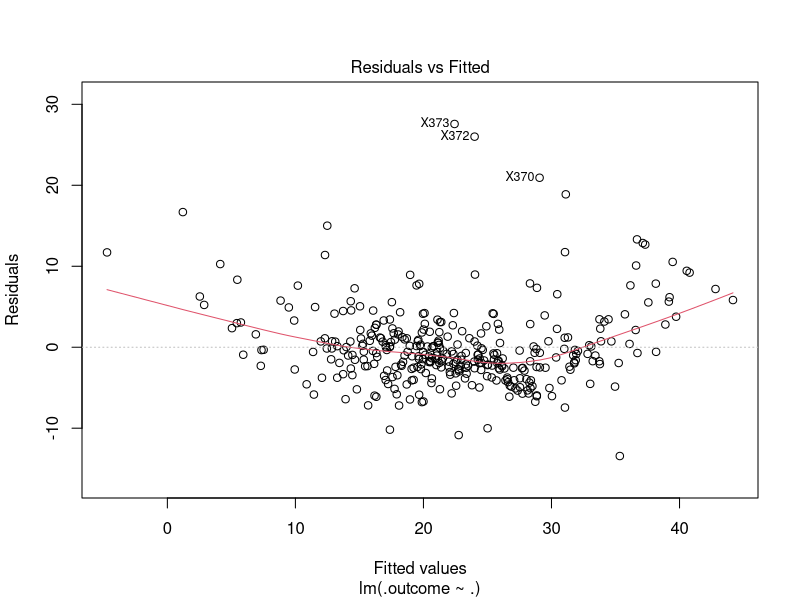
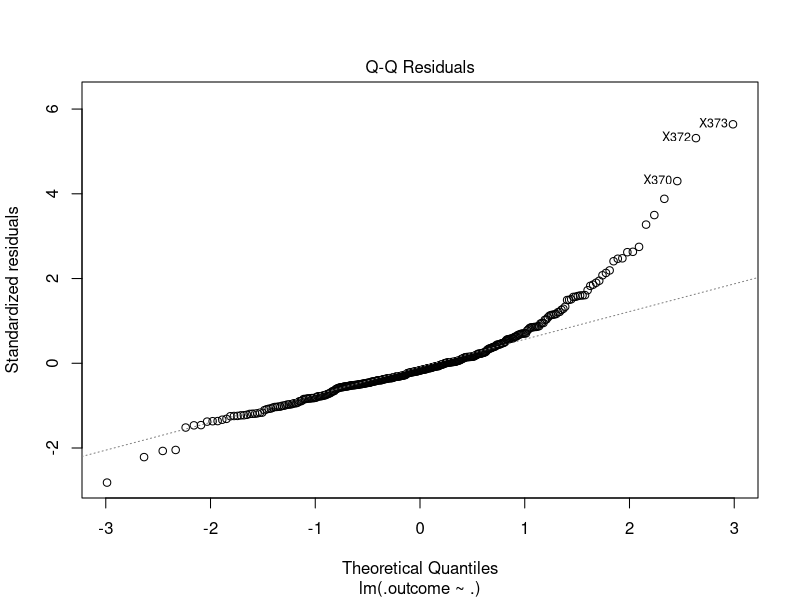
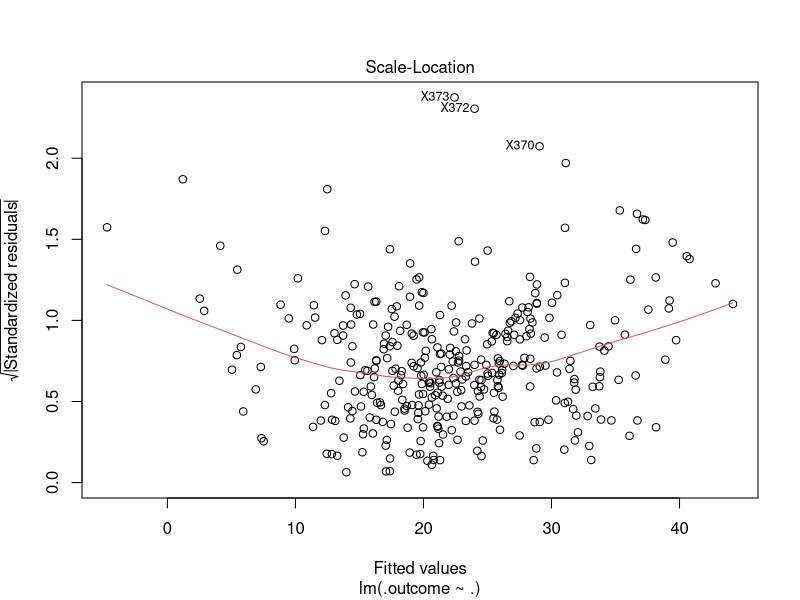
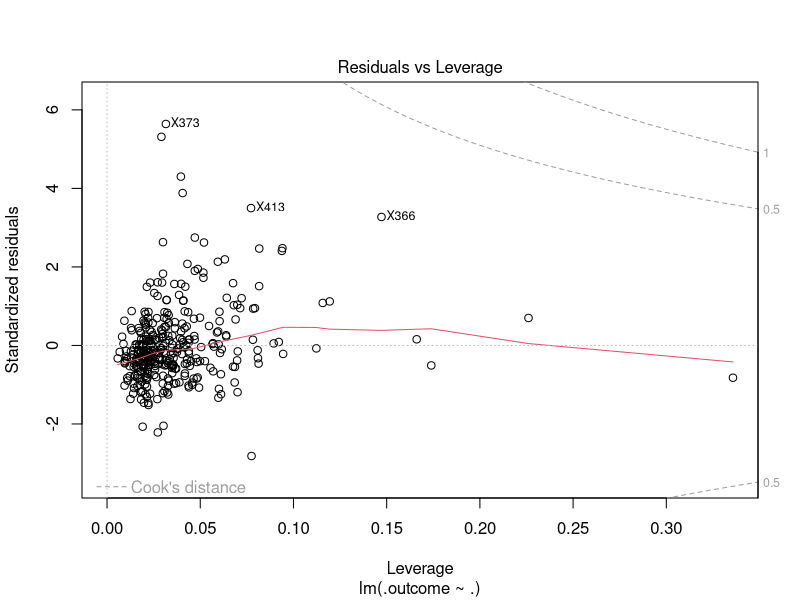
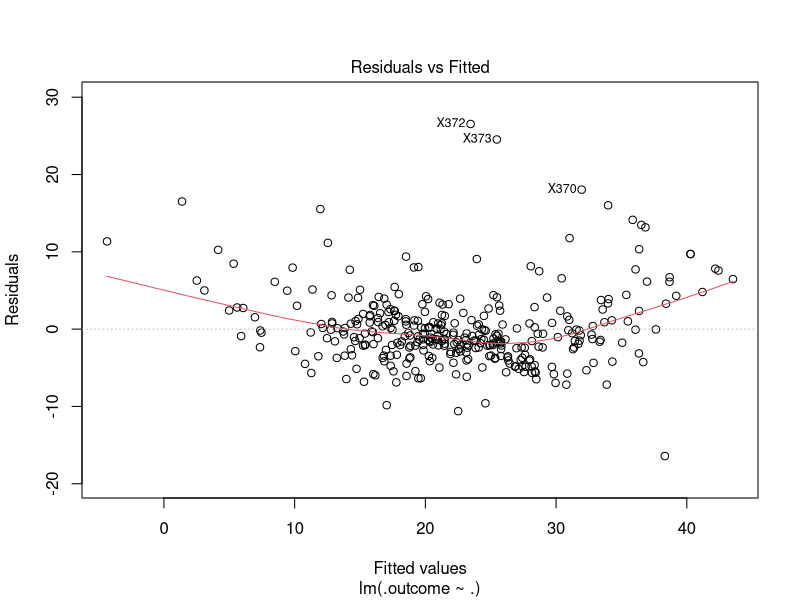
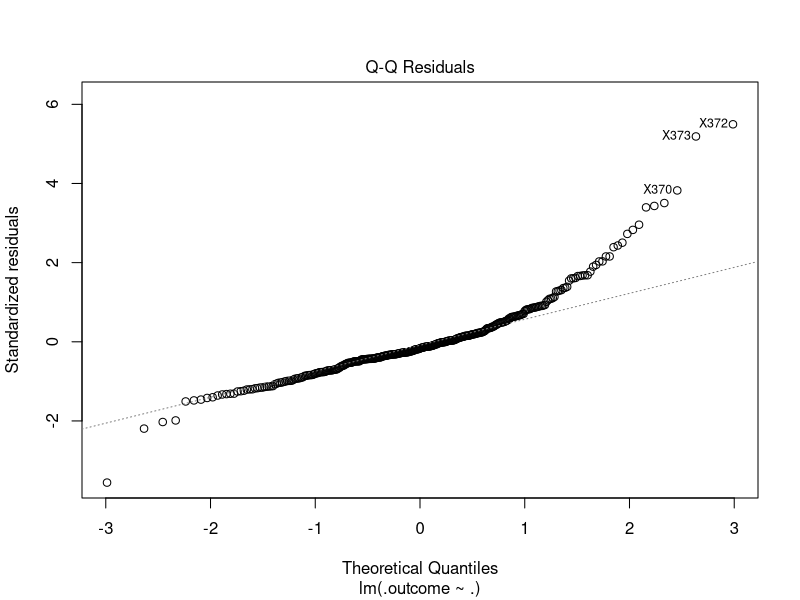
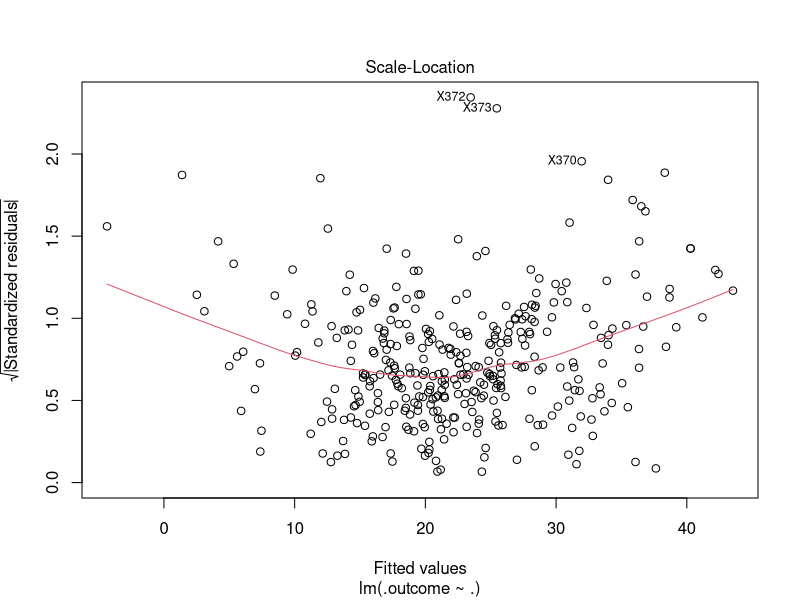
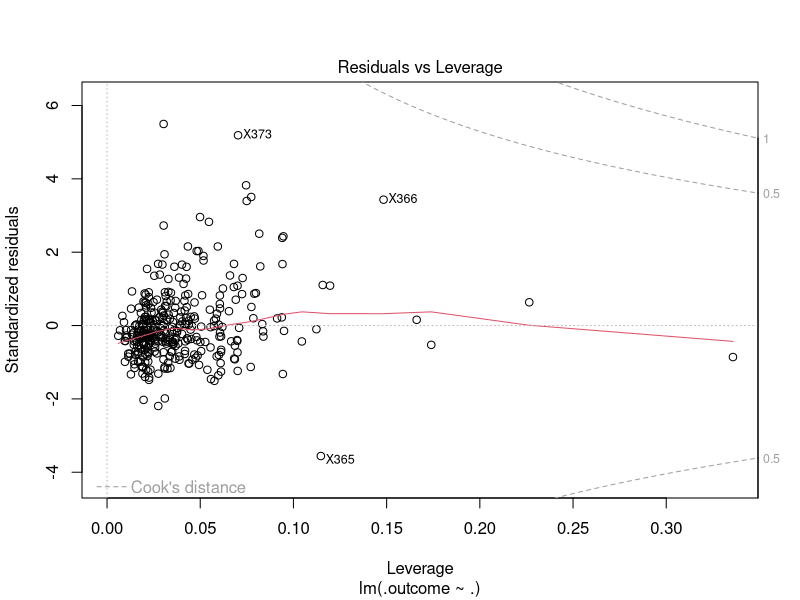

Write R code to recreate these figures, in order.
# Library
library(caret)
library(tidyverse)
library(mlbench) # To employ BostonHousing data
library(leaps) # To apply stepwise, backward and forward regression
# Data
data("BostonHousing")
head(BostonHousing)
str(BostonHousing)
summary(BostonHousing)
?BostonHousing
# Data split: train and test data
train_index<-createDataPartition(BostonHousing$medv,p=0.7,list = F)
train<-BostonHousing[train_index,]
test<- BostonHousing[-train_index,]
# Train control
ctr <- trainControl(method = "repeatedcv",number = 2,repeats = 5)
# Train models
##Model base
model_base = train(medv~crim+zn+indus+nox+rm+age+dis+rad+tax+ptratio+b+lstat,
           data = train,
           method = 'lm',
           trControl = ctr)
##Model dummy
model_dummy = train(medv~chas+crim+zn+indus+nox+rm+age+dis+rad+tax+ptratio+b+lstat,
                    data = train,
                    method = 'lm',
                    trControl = ctr) #dummy la 1 va 0
##Model Interaction
model_interaction = train(medv~chas + lstat + chas:lstat,
                          train,
                          method = 'lm',
                          trControl = ctr)
##Model Stepwise
model_stepwise = train(medv~., 
                       data = train,
                       method = "leapSeq",
                       tuneGrid = data.frame(nvmax = 1:5),
                       trControl = ctr)
##Model Backward
model_backward = train(medv~., 
                       data = train,
                       method = "leapBackward",
                       tuneGrid = data.frame(nvmax = 1:5),
                       trControl = ctr)
##Model Forward
model_forward = train(medv~., 
                       data = train,
                       method = "leapForward",
                       tuneGrid = data.frame(nvmax = 1:5),
                       trControl = ctr)
# Explore the results: 6 final models
model_base$finalModel
model_dummy
model_interaction
summary(model_stepwise$finalModel)
summary(model_backward$finalModel)
summary(model_forward$finalModel)
# Calculate fitted values of 6 final models and add them into dataframe
base.fit <- fitted(model_base)
dummy.fit <- fitted(model_dummy)
interaction.fit <- fitted(model_interaction)
step.fit <- fitted(model_stepwise)
back.fit <- fitted(model_backward)
for.fit <- fitted(model_forward)
data.fit <- data.frame(base.fit,dummy.fit,interaction.fit,step.fit,back.fit,for.fit)
# Calculate residuals of 6 final models and add them into dataframe
base.resid <- residuals(model_base)
dummy.resid <- residuals(model_dummy)
interaction.resid <- residuals(model_interaction)
step.resid <- residuals(model_stepwise)
back.resid <- residuals(model_backward)
for.resid <- residuals(model_forward)
data.resid <- data.frame(base.resid,dummy.resid,interaction.fit,step.resid,back.resid,for.resid)
# Residuals analysis of 6 final models
plot(model_base$finalModel)
plot(model_dummy$finalModel)
plot(model_interaction$finalModel)
plot(model_stepwise$finalModel)
plot(model_backward$finalModel)
plot(model_forward$finalModel)
# Compare peformance of 6 final models



# Predicted value of 6 final models
base.pred <- predict(model_base,newdata = test)
dummy.pred <- predict(model_dummy,newdata = test)
interaction.pred <- predict(model_interaction,newdata = test)
step.pred <- predict(model_stepwise,newdata = test)
back.pred <- predict(model_backward,newdata = test)
for.pred <- predict(model_forward,newdata = test)
